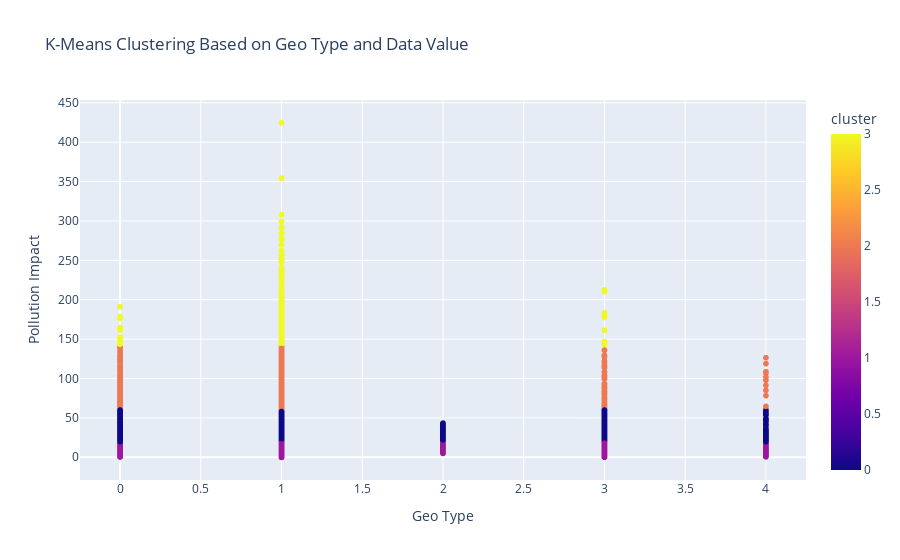

The cell this chart's notebook holds for it:
### Code cell
import plotly.express as px

fig = px.scatter(data, 
                 x='Geo Type Name', 
                 y='Data Value', 
                 color='cluster',
                 title='K-Means Clustering Based on Geo Type and Data Value',
                 labels={'Geo Type Name': 'Geo Type', 'Data Value': 'Pollution Impact'})
fig.show()

### Figure 1 — Plotly figure (JSON) as saved in the notebook; plotly's stock layout.template omitted (floating-point values rounded to 4 significant figures; data arrays with more than 128 entries replaced by an {"elided": "..."} marker saying what was removed)
{"data": [{"hovertemplate": "Geo Type=%{x}<br>Pollution Impact=%{y}<br>cluster=%{marker.color}<extra></extra>", "legendgroup": "", "marker": {"color": {"elided": "18862 int values"}, "coloraxis": "coloraxis", "symbol": "circle"}, "mode": "markers", "name": "", "showlegend": false, "type": "scattergl", "x": {"elided": "18862 int values"}, "xaxis": "x", "y": {"elided": "18862 float values"}, "yaxis": "y"}], "layout": {"coloraxis": {"colorbar": {"title": {"text": "cluster"}}, "colorscale": [[0, "#0d0887"], [0.1111, "#46039f"], [0.2222, "#7201a8"], [0.3333, "#9c179e"], [0.4444, "#bd3786"], [0.5556, "#d8576b"], [0.6667, "#ed7953"], [0.7778, "#fb9f3a"], [0.8889, "#fdca26"], [1, "#f0f921"]]}, "legend": {"tracegroupgap": 0}, "title": {"text": "K-Means Clustering Based on Geo Type and Data Value"}, "xaxis": {"anchor": "y", "domain": [0, 1], "title": {"text": "Geo Type"}}, "yaxis": {"anchor": "x", "domain": [0, 1], "title": {"text": "Pollution Impact"}}}}
